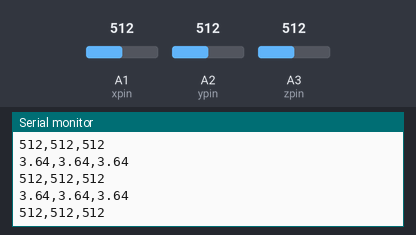
Bench run of a sketch on a simulated Arduino Uno, built with avr-gcc and run on an emulated ATmega328P. Shown: the last lines printed to the serial monitor. The inputs (shaded band) are chosen by the test bench; at power-on: A1 (xpin) = 512, A2 (ypin) = 512, A3 (zpin) = 512.

Above: at 1.3 s.
1.4 s: A1 (xpin) set to 716
At 1.83 s:
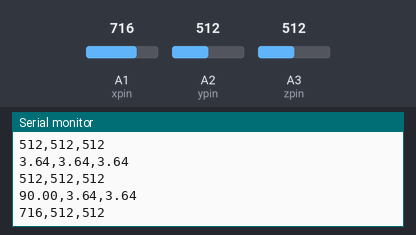
2.9 s: A2 (ypin) set to 716
At 3.35 s:
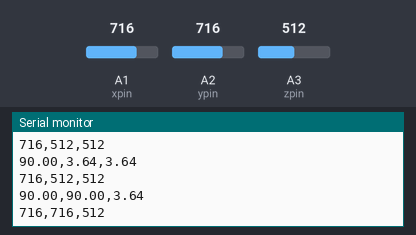
4.4 s: A3 (zpin) set to 716
At 4.86 s:
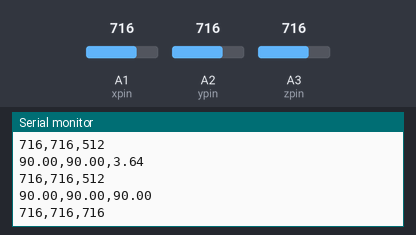
5.9 s: A1 (xpin) set to 900
At 6.37 s:
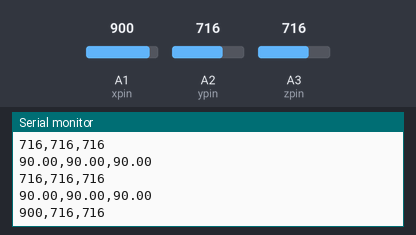
7.4 s: A2 (ypin) set to 900
At 7.88 s:
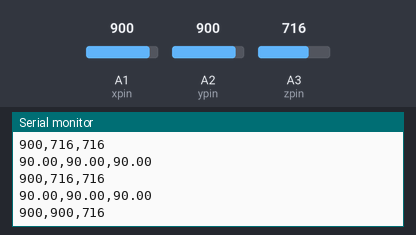
8.9 s: A3 (zpin) set to 900
At 9.4 s:
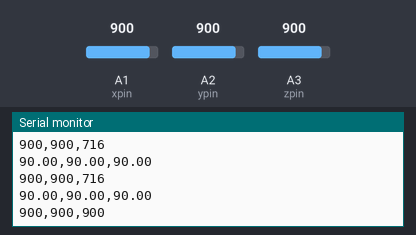
Timing chart, 0 to 11.4 s (numbered marks = the images above; inputs shaded):
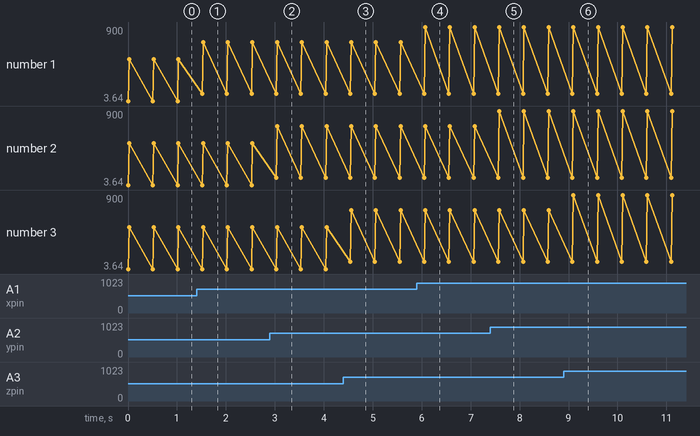

The sketch:

sketch_sep08a.ino
```cpp
// these constants describe the pins. They won't change:
const int xpin = A1;                  // x-axis of the accelerometer
const int ypin = A2;                  // y-axis
const int zpin = A3;                  // z-axis (only on 3-axis models)

int sampleDelay = 500;   //number of milliseconds between readings
void setup()
{
  // initialize the serial communications:
  Serial.begin(9600);

  //Make sure the analog-to-digital converter takes its reference voltage from
  // the AREF pin
  analogReference(EXTERNAL);

  pinMode(xpin, INPUT);
  pinMode(ypin, INPUT);
  pinMode(zpin, INPUT);
}

void loop()
{
  int x = analogRead(xpin);

  //add a small delay between pin readings.  I read that you should
  //do this but haven't tested the importance
    delay(1);

  int y = analogRead(ypin);

  //add a small delay between pin readings.  I read that you should
  //do this but haven't tested the importance
    delay(1);

  int z = analogRead(zpin);

  //zero_G is the reading we expect from the sensor when it detects
  //no acceleration.  Subtract this value from the sensor reading to
  //get a shifted sensor reading.
  float zero_G = 512.0;

  //scale is the number of units we expect the sensor reading to
  //change when the acceleration along an axis changes by 1G.
  //Divide the shifted sensor reading by scale to get acceleration in Gs.
  float scale = 102.3;

/*  Serial.print(((float)x - zero_G)/scale);
  Serial.print("t");

  Serial.print(((float)y - zero_G)/scale);
  Serial.print("t");

  Serial.println(((float)z - zero_G)/scale);
  */
  float xsintheta =constrain(mapinfloat(x,403,608,-1,1),-1,1);
  float ysintheta =constrain(mapinfloat(y,403,608,-1,1),-1,1);
  float zsintheta =constrain(mapinfloat(z,403,608,-1,1),-1,1);

  float xtheta =asin(xsintheta)*180/PI;
  float ytheta =asin(ysintheta)*180/PI;
  float ztheta =asin(zsintheta)*180/PI;

 Serial.println(String(xtheta) + ","+String(ytheta)+","+String(ztheta));
 Serial.println(String(x) + ","+String(y)+","+String(z));
  // delay before next reading:
  delay(sampleDelay);
}

float mapinfloat(float i,float imin,float imax,float omin,float omax){
  float o=(i-imin)*(omax-omin)/(imax-imin)+omin;
  return o;
}
```

Measured:
- after the input at 1.4 s, the serial monitor: prints a new line after 0.12 s (image 1)
- after the input at 2.9 s, the serial monitor: prints a new line after 0.13 s (image 2)
- after the input at 4.4 s, the serial monitor: prints a new line after 0.14 s (image 3)
- after the input at 5.9 s, the serial monitor: prints a new line after 0.17 s (image 4)
- after the input at 7.4 s, the serial monitor: prints a new line after 0.19 s (image 5)
- after the input at 8.9 s, the serial monitor: prints a new line after 0.20 s (image 6)
- plotted number 1: 512 → 716 after the input at 1.4 s, 716 → 900 after the input at 5.9 s
